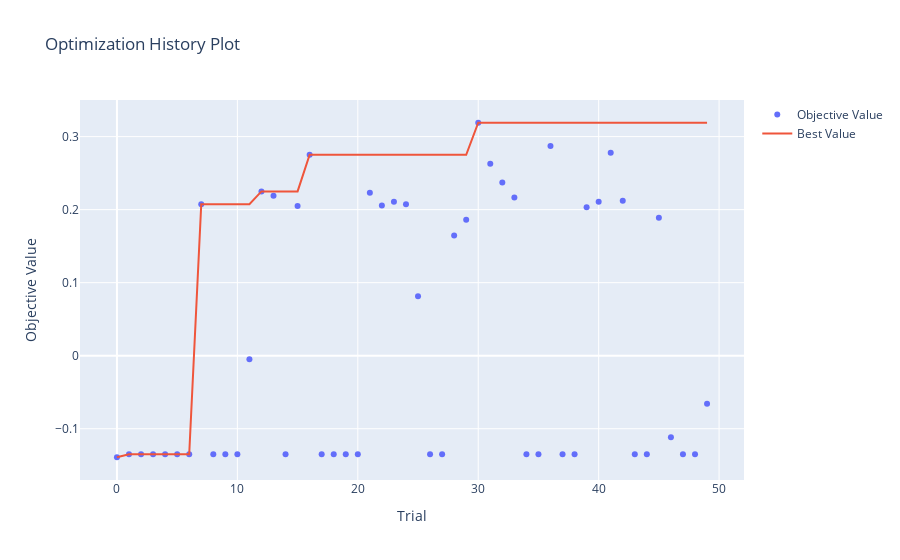

Notebook code for this chart:
### Code cell
optuna.visualization.plot_optimization_history(study_lgbm)
